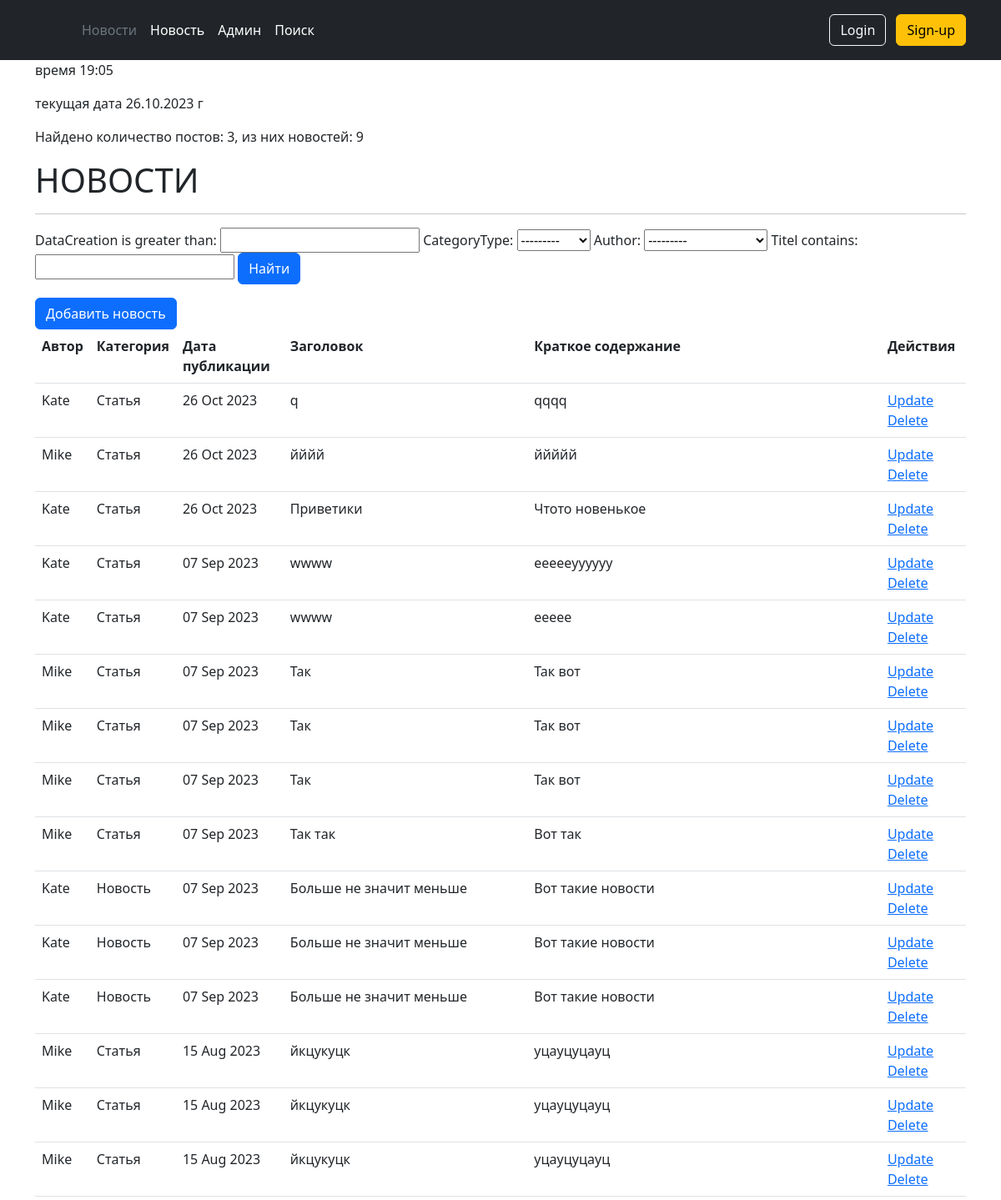
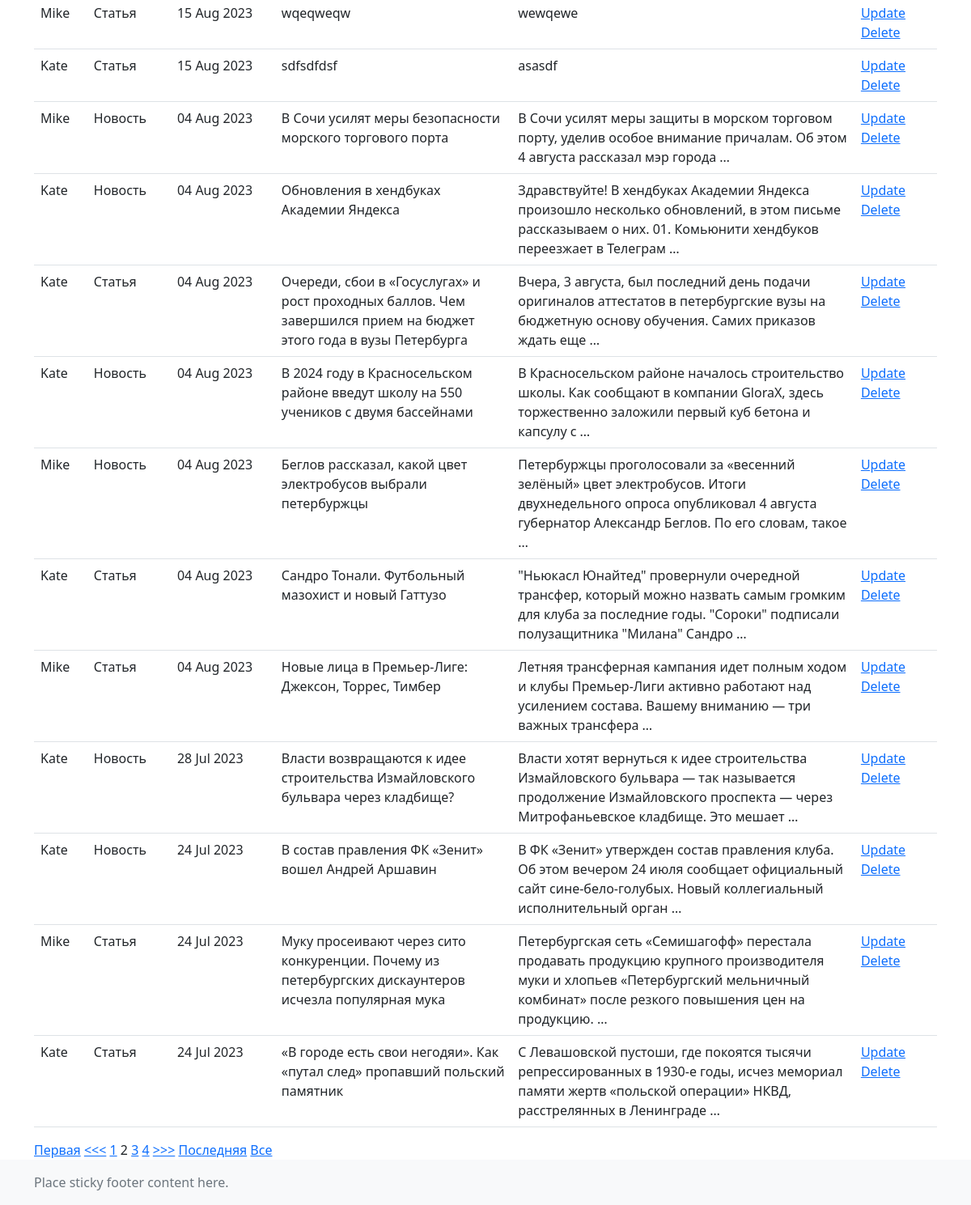
The page /news/search/?page=2 on the database its author committed (2 pictures, top to bottom).
### news/models.py (models this page shows, shortened)
class Post(models.Model):
    author = models.ForeignKey(Author, on_delete=models.CASCADE)
    ARTICLE = 'AR'
    NEWS = 'NW'
    CATEGORY_CHOICES = [
        (ARTICLE, 'Статья'),
        (NEWS, 'Новость'),
    ]
    categoryType = models.CharField(max_length = 2,  choices = CATEGORY_CHOICES, default=ARTICLE)
    dataCreation = models.DateTimeField(auto_now_add = True)
    postCategory = models.ManyToManyField(Category, through='PostCategory')
    titel = models.CharField(max_length = 128)
    text = models.TextField()
    rating = models.SmallIntegerField(default=0)

class Author(models.Model):
    autorUser = models.OneToOneField(User, on_delete=models.CASCADE) #для связи автора с юзером
    ratingAuthor = models.SmallIntegerField(default=0)

### news/views.py (the view, shortened to what this page needs)
# urls.py: path('news/search/', PostList.as_view(), name='posts'),
class PostList(ListView):
    model = Post
    template_name = 'news/news_filter.html'
    context_object_name = 'posts'
    queryset = Post.objects.all().order_by('-dataCreation')
    paginate_by = 3
    def get_context_data(self, **kwargs):
       context = super().get_context_data(**kwargs)
       context['time_now'] = timezone.localtime(timezone.now()) # добавим переменную текущей даты time_now
       context['value1'] = Post.objects.filter(categoryType = 'NW') # добавим ещё одну пустую переменную, чтобы на её примере посмотреть работу другого фильтра
       context['filter'] = PostFilter(self.request.GET, queryset=self.get_queryset())
       context['choices'] = Post.CATEGORY_CHOICES
       context['form'] = PostForm()
       return context

### news/forms.py
class PostForm(ModelForm):
    class Meta:
       model = Post
       fields = ['titel', 'categoryType', 'postCategory', 'author', 'text']
       widgets = {
         'titel' : forms.TextInput(attrs={
           'class': 'form-control',
           'placeholder': 'Создайте заголовок'
         }),
         'categoryType' : forms.Select(attrs={
           'class': 'form-select',
         }),
         'postCategory' : forms.SelectMultiple(attrs={
           'class': 'form-select',
         }),
         'author' : forms.Select(attrs={
           'class': 'form-select',
         }),
         'text' : forms.Textarea(attrs={
           'class': 'form-control',
           'placeholder': 'Текст статьи'
         }),
       }

### news/templates/news/news_filter.html (shortened to what this page needs)
{% extends 'layer/base.html' %}
{% block content %}
<p>время {{ time_now|time:"H:i" }}</p>
<p>текущая дата {{ time_now|date:"d.m.Y" }} г</з>
<p>Найдено количество постов: {{ posts|length }}, из них  новостей: {{ value1|length|default_if_none:"ничего" }}</p>
<h1>НОВОСТИ</h1>
    <hr>
    {% if posts %}
    <form method="GET">
        {{ filter.form }}
        <input class="btn btn-primary" type="submit" value="Найти">
     </form>
     <a href="{% url 'news:post_create' %}"class="btn btn-primary" type="submit">Добавить новость </a>
        <table class="table">
            <tr>
                <th scope="col">
                    Автор
                </th>
                <th scope="col">
                    Категория
                </th>
                <th scope="col">
                    Дата публикации
                </th>
                <th scope="col">
                    Заголовок
                </th>
                <th scope="col">
                    Краткое содержание
                </th>
                <th scope="col">
                    Действия
                </th>
            </tr>
        {% for post in filter.qs %}
            <tr>
                <td>
                    {{ post.author.autorUser }}
                </td>
                <td>
                    {{ post.get_categoryType_display }}
                </td>
                <td>
                    {{ post.dataCreation|date:'d M Y'  }}
                </td>
                <td>
                    {{ post.titel }}
                </td>
                <td>
                    {{  post.text|truncatewords:20 }}
                </td>
                <td>
                    <a href="{% url 'news:post_update' post.id %}">
                        Update
                    </a>
                    <a href="{% url 'news:post_delete' post.id %}">
                        Delete
                    </a>
                </td>
            </tr>
        {% endfor %}
        </table>
        {% include 'layer/parts/paginator.html' %}
    {% else %}
        <h2>Новостей нет!</h2>
    {% endif %}
{% endblock content %}

### rows shown on the page
Post: author.autorUser "Kate", categoryType "Статья", dataCreation "26 Oct 2023", titel "q", text "qqqq"
Post: author.autorUser "Mike", categoryType "Статья", dataCreation "26 Oct 2023", titel "йййй", text "ййййй"
Post: author.autorUser "Kate", categoryType "Статья", dataCreation "26 Oct 2023", titel "Приветики", text "Чтото новенькое"
Post: author.autorUser "Kate", categoryType "Статья", dataCreation "07 Sep 2023", titel "wwww", text "eeeeeуууууу"
Post: author.autorUser "Kate", categoryType "Статья", dataCreation "07 Sep 2023", titel "wwww", text "eeeee"
Post: author.autorUser "Mike", categoryType "Статья", dataCreation "07 Sep 2023", titel "Так", text "Так вот"
Post: author.autorUser "Mike", categoryType "Статья", dataCreation "07 Sep 2023", titel "Так", text "Так вот"
Post: author.autorUser "Mike", categoryType "Статья", dataCreation "07 Sep 2023", titel "Так", text "Так вот"
Post: author.autorUser "Mike", categoryType "Статья", dataCreation "07 Sep 2023", titel "Так так", text "Вот так"
Post: author.autorUser "Kate", categoryType "Новость", dataCreation "07 Sep 2023", titel "Больше не значит меньше", text "Вот такие новости"
Post: author.autorUser "Kate", categoryType "Новость", dataCreation "07 Sep 2023", titel "Больше не значит меньше", text "Вот такие новости"
Post: author.autorUser "Kate", categoryType "Новость", dataCreation "07 Sep 2023", titel "Больше не значит меньше", text "Вот такие новости"
Post: author.autorUser "Mike", categoryType "Статья", dataCreation "15 Aug 2023", titel "йкцукуцк", text "уцауцуцауц"
Post: author.autorUser "Mike", categoryType "Статья", dataCreation "15 Aug 2023", titel "йкцукуцк", text "уцауцуцауц"
Post: author.autorUser "Mike", categoryType "Статья", dataCreation "15 Aug 2023", titel "йкцукуцк", text "уцауцуцауц"
Post: author.autorUser "Mike", categoryType "Статья", dataCreation "15 Aug 2023", titel "wqeqweqw", text "wewqewe"
Post: author.autorUser "Kate", categoryType "Статья", dataCreation "15 Aug 2023", titel "sdfsdfdsf", text "asasdf"
Post: author.autorUser "Mike", categoryType "Новость", dataCreation "04 Aug 2023", titel "В Сочи усилят меры безопасности морского торгового порта", text "В Сочи усилят меры защиты в морском торговом порту, уделив особое внимание причалам. Об этом 4 августа рассказал мэр города …"
Post: author.autorUser "Kate", categoryType "Новость", dataCreation "04 Aug 2023", titel "Обновления в хендбуках Академии Яндекса", text "Здравствуйте! В хендбуках Академии Яндекса произошло несколько обновлений, в этом письме рассказываем о них. 01. Комьюнити хендбуков переезжает в Телеграм …"
Post: author.autorUser "Kate", categoryType "Статья", dataCreation "04 Aug 2023", titel "Очереди, сбои в «Госуслугах» и рост проходных баллов. Чем завершился прием на бюджет этого года в вузы Петербурга", text "Вчера, 3 августа, был последний день подачи оригиналов аттестатов в петербургские вузы на бюджетную основу обучения. Самих приказов ждать еще …"
Post: author.autorUser "Kate", categoryType "Новость", dataCreation "04 Aug 2023", titel "В 2024 году в Красносельском районе введут школу на 550 учеников с двумя бассейнами", text "В Красносельском районе началось строительство школы. Как сообщают в компании GloraX, здесь торжественно заложили первый куб бетона и капсулу с …"
Post: author.autorUser "Mike", categoryType "Новость", dataCreation "04 Aug 2023", titel "Беглов рассказал, какой цвет электробусов выбрали петербуржцы", text "Петербуржцы проголосовали за «весенний зелёный» цвет электробусов. Итоги двухнедельного опроса опубликовал 4 августа губернатор Александр Беглов. По его словам, такое …"
Post: author.autorUser "Kate", categoryType "Статья", dataCreation "04 Aug 2023", titel "Сандро Тонали. Футбольный мазохист и новый Гаттузо", text "\"Ньюкасл Юнайтед\" провернули очередной трансфер, который можно назвать самым громким для клуба за последние годы. \"Сороки\" подписали полузащитника \"Милана\" Сандро …"
Post: author.autorUser "Mike", categoryType "Статья", dataCreation "04 Aug 2023", titel "Новые лица в Премьер-Лиге: Джексон, Торрес, Тимбер", text "Летняя трансферная кампания идет полным ходом и клубы Премьер-Лиги активно работают над усилением состава. Вашему вниманию — три важных трансфера …"
Post: author.autorUser "Kate", categoryType "Новость", dataCreation "28 Jul 2023", titel "Власти возвращаются к идее строительства Измайловского бульвара через кладбище?", text "Власти хотят вернуться к идее строительства Измайловского бульвара — так называется продолжение Измайловского проспекта — через Митрофаньевское кладбище. Это мешает …"
Post: author.autorUser "Kate", categoryType "Новость", dataCreation "24 Jul 2023", titel "В состав правления ФК «Зенит» вошел Андрей Аршавин", text "В ФК «Зенит» утвержден состав правления клуба. Об этом вечером 24 июля сообщает официальный сайт сине-бело-голубых. Новый коллегиальный исполнительный орган …"
Post: author.autorUser "Mike", categoryType "Статья", dataCreation "24 Jul 2023", titel "Муку просеивают через сито конкуренции. Почему из петербургских дискаунтеров исчезла популярная мука", text "Петербургская сеть «Семишагофф» перестала продавать продукцию крупного производителя муки и хлопьев «Петербургский мельничный комбинат» после резкого повышения цен на продукцию. …"
Post: author.autorUser "Kate", categoryType "Статья", dataCreation "24 Jul 2023", titel "«В городе есть свои негодяи». Как «путал след» пропавший польский памятник", text "С Левашовской пустоши, где покоятся тысячи репрессированных в 1930-е годы, исчез мемориал памяти жертв «польской операции» НКВД, расстрелянных в Ленинграде …"

### other values the page prints
{{ time_now|time:"H:i" }} "19:05"
{{ time_now|date:"d.m.Y" }} "26.10.2023"
{{ posts|length }} "3"
{{ value1|length|default_if_none:"ничего" }} "9"
{{ num }} "1" "3" "4"
{{ num }} "2"
